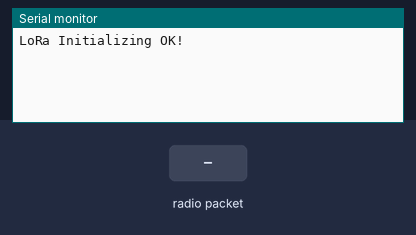
Bench run of a sketch on a simulated Arduino Uno, built with avr-gcc and run on an emulated ATmega328P. On the bench: the last lines printed to the serial monitor. The inputs (shaded band) are chosen by the test bench. No radio packets arrive unless stated.

Above: at 1.2 s.
1.3 s: radio packet "1" arrives
At 2.2 s:
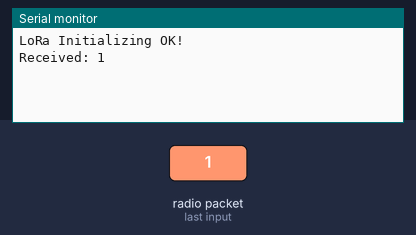
2.8 s: radio packet "0" arrives
At 3.3 s:
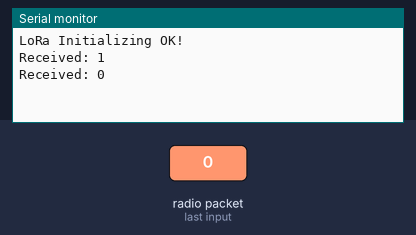
4.3 s: radio packet "2" arrives
At 5.7 s:
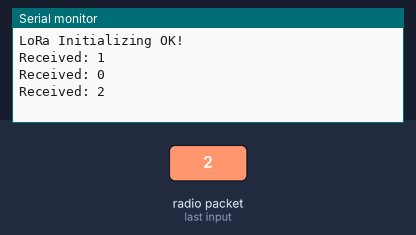

The sketch:

Receiver.ino
```cpp
#include <SPI.h>
#include <LoRa.h>

const int csPin = 10;
const int resetPin = 9;
const int irqPin = 2;

unsigned long lastReceiveTime = 0; // Zmienna do przechowywania ostatniego czasu odbioru
unsigned long checkInterval = 10000; // Interwał czasowy do sprawdzenia w ms (10 sekund)

void setup() {
  Serial.begin(9600);

  // Initialize LoRa module
  LoRa.setPins(csPin, resetPin, irqPin);

  if (!LoRa.begin(433E6)) { // 433 MHz frequency
    Serial.println("Starting LoRa failed!");
    while (1);
  }
  Serial.println("LoRa Initializing OK!");

  lastReceiveTime = millis(); // Zainicjuj czas pierwszego odbioru
}

void loop() {
  // Check if there's a LoRa packet available
  int packetSize = LoRa.parsePacket();
  if (packetSize) {
    // Read packet
    String incoming = "";

    while (LoRa.available()) {
      incoming += (char)LoRa.read();
    }

    // Print received message
    Serial.print("Received: ");
    Serial.println(incoming);

    // Zaktualizuj czas ostatniego odbioru
    lastReceiveTime = millis();
  }

  // Sprawdź, czy sygnał nie przestał przychodzić przez 10 sekund
  if (millis() - lastReceiveTime > checkInterval) {
    Serial.println("No signal received for a while. Restarting LoRa...");

    // Zrestartuj moduł LoRa, jeśli sygnał nie przychodzi
    LoRa.end();
    if (!LoRa.begin(433E6)) { // 433 MHz frequency
      Serial.println("LoRa restart failed!");
      while (1);
    } else {
      Serial.println("LoRa restarted successfully!");
    }

    lastReceiveTime = millis(); // Zresetuj czas po restarcie
  }
}
```

Measured:
- after the input at 1.3 s, the serial monitor: prints a new line at once (image 1)
- after the input at 2.8 s, the serial monitor: prints a new line at once (image 2)
- after the input at 4.3 s, the serial monitor: prints a new line at once (image 3)
